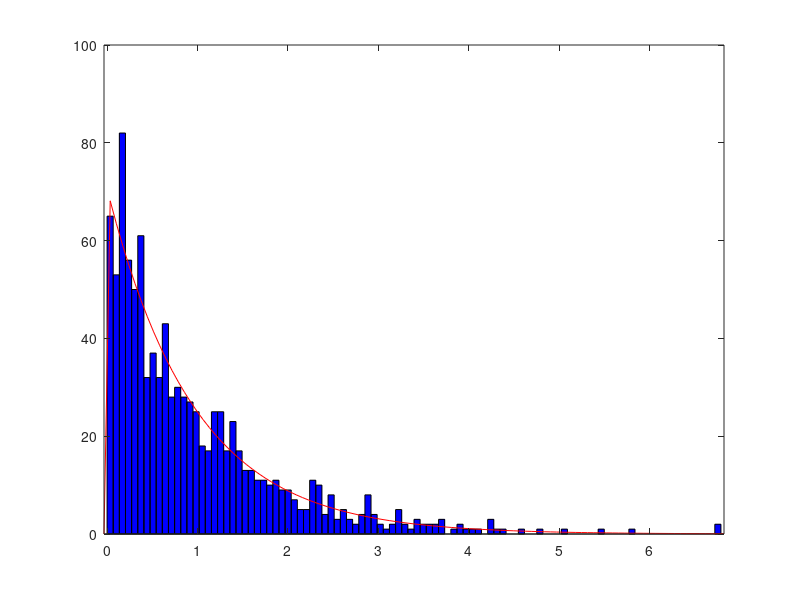

Here is the MATLAB script that generated this plot:
% Vasia Zarkadoula
% Data Analysis 2020
% Chapter 2 Excerise 2
% Generation of data from exponential distribution using the inverse from 
% uniform.

close all;
clc;
clear;

n = 1000;
lamda = 1;

x = rand(n,1);      % uniformly distributed random variables
y = -(1/lamda)*log(1-x); 

% Histogram of y and an exponential distribution fit
nbins = 100;
histfit(y,nbins,'exponential');
